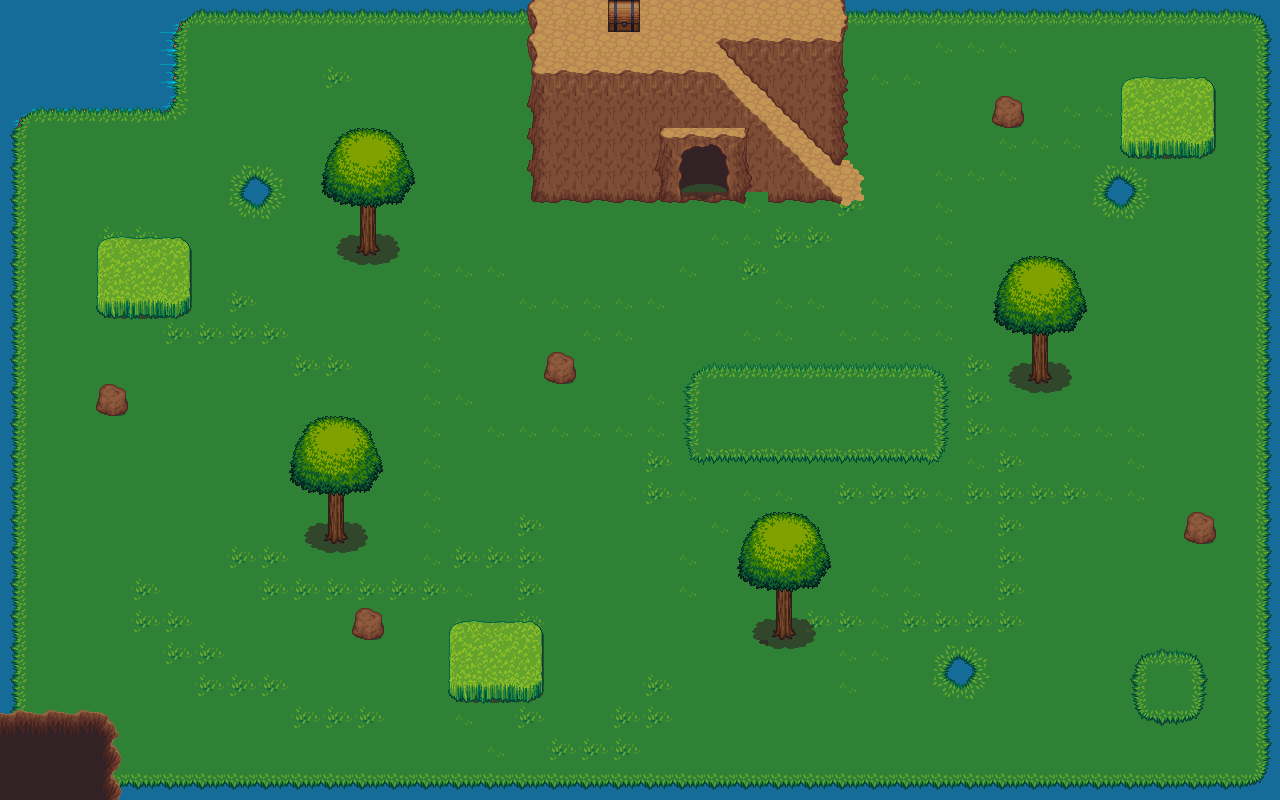

Rendered tile map (Tiled .tmx) drawn with the repository's tilesets; below, a short description and the map source with its tile grids summarised:
An orthogonal 40x25 tile map with 32x32 px tiles, 6 tile layers (eau, sol, background, background 2, ...), 1 hidden layer not drawn, 3 tilesets and 2 objects (changementMap, escalierGauche).

<map version="1.5" tiledversion="1.7.2" orientation="orthogonal" renderorder="right-down" width="40" height="25" tilewidth="32" tileheight="32" infinite="0" nextlayerid="9" nextobjectid="5">
 <tileset firstgid="1" source="tile_base_out_atlas.tsx" />
 <tileset firstgid="1025" source="tile_colision.tsx" />
 <tileset firstgid="1050" source="tile_terrain_atlas.tsx" />
 <layer id="2" name="eau" width="40" height="25">
  <data>[1000 cells, 1000 non-empty, 1 distinct tile ids]</data>
 </layer>
 <layer id="1" name="sol" width="40" height="25">
  <data>[1000 cells, 985 non-empty, 16 distinct tile ids]</data>
 </layer>
 <layer id="3" name="background" width="40" height="25">
  <data>[1000 cells, 232 non-empty, 32 distinct tile ids]</data>
 </layer>
 <layer id="4" name="background 2" width="40" height="25">
  <data>[1000 cells, 118 non-empty, 43 distinct tile ids]</data>
 </layer>
 <layer id="5" name="overground" width="40" height="25">
  <data>[1000 cells, 31 non-empty, 12 distinct tile ids]</data>
 </layer>
 <layer id="6" name="overground 2" width="40" height="25">
  <data>[1000 cells, 36 non-empty, 9 distinct tile ids]</data>
 </layer>
 <layer id="7" name="logique" width="40" height="25" visible="0">
  <data>[1000 cells, 214 non-empty, 6 distinct tile ids]</data>
 </layer>
 <objectgroup id="8" name="trigger" width="1" height="1">
  <object id="1" type="changementMap" x="677" y="145" width="50" height="69">
   <properties>
    <property name="destiMap" value="map_grotte.tmx" />
    <property name="destiX" type="int" value="40" />
    <property name="destiY" type="int" value="736" />
   </properties>
  </object>
  <object id="2" type="escalierGauche" x="720" y="37" width="133" height="165" />
 </objectgroup>
</map>
